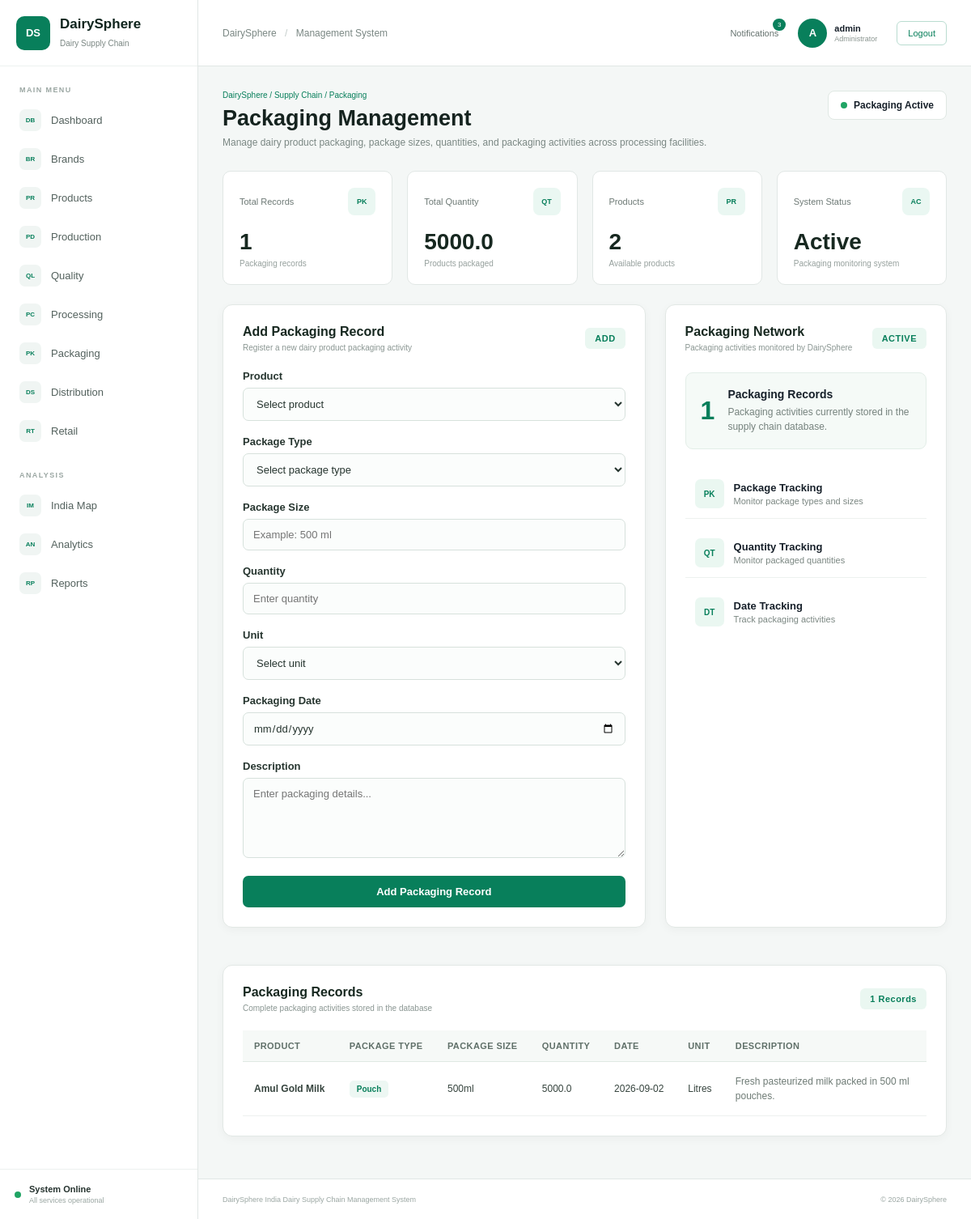
Page /packaging (signed in) on the committed database.
### tables this page shows
CREATE TABLE packaging (

            id INTEGER PRIMARY KEY AUTOINCREMENT,

            product_name TEXT NOT NULL,

            package_type TEXT NOT NULL,

            package_size TEXT NOT NULL,

            quantity REAL NOT NULL,

            packaging_date TEXT NOT NULL,

            packaging_unit TEXT,

            description TEXT,

            created_at TIMESTAMP DEFAULT CURRENT_TIMESTAMP

        );

### app.py (the view)
@app.route("/packaging")
def packaging():
    if "username" not in session:
        return redirect("/login")
    connection = get_db_connection()
    packaging_data = connection.execute(
        """
        SELECT *
        FROM packaging
        ORDER BY id DESC
        """
    ).fetchall()
    products_data = connection.execute(
        """
        SELECT id, name
        FROM products
        ORDER BY name
        """
    ).fetchall()
    total_records = connection.execute(
        """
        SELECT COUNT(*)
        FROM packaging
        """
    ).fetchone()[0]
    total_quantity = connection.execute(
        """
        SELECT COALESCE(SUM(quantity), 0)
        FROM packaging
        """
    ).fetchone()[0]
    connection.close()
    return render_template(
        "packaging.html",
        packaging=packaging_data,
        products=products_data,
        total_records=total_records,
        total_quantity=total_quantity,
        username=session["username"]
    )

### database.py (called while the page is built)
def get_db_connection():
    connection = sqlite3.connect(DATABASE)
    connection.row_factory = sqlite3.Row
    return connection

### templates/packaging.html (shortened to what this page needs)
{% extends "base.html" %}
{% block content %}
<div class="page-header">
    <div>
        <p class="breadcrumb">
            DairySphere / Supply Chain / Packaging
        </p>
        <h1>Packaging Management</h1>
        <p class="page-description">
            Manage dairy product packaging, package sizes, quantities,
            and packaging activities across processing facilities.
        </p>
    </div>
    <div class="page-status">
        <span class="status-dot"></span>
        Packaging Active
    </div>
</div>
<div class="stats-grid">
    <div class="stat-card">
        <div class="stat-header">
            <span>Total Records</span>
            <div class="stat-icon">PK</div>
        </div>
        <h2>{{ total_records }}</h2>
        <p>Packaging records</p>
    </div>
    <div class="stat-card">
        <div class="stat-header">
            <span>Total Quantity</span>
            <div class="stat-icon">QT</div>
        </div>
        <h2>{{ total_quantity }}</h2>
        <p>Products packaged</p>
    </div>
    <div class="stat-card">
        <div class="stat-header">
            <span>Products</span>
            <div class="stat-icon">PR</div>
        </div>
        <h2>{{ products|length }}</h2>
        <p>Available products</p>
    </div>
    <div class="stat-card">
        <div class="stat-header">
            <span>System Status</span>
            <div class="stat-icon">AC</div>
        </div>
        <h2>Active</h2>
        <p>Packaging monitoring system</p>
    </div>
</div>
<div class="brand-management-grid">
    <section class="panel brand-form-panel">
        <div class="panel-header">
            <div>
                <h2>Add Packaging Record</h2>
                <p>
                    Register a new dairy product packaging activity
                </p>
            </div>
            <div class="panel-code">
                ADD
            </div>
        </div>
        <form
            action="{{ url_for('add_packaging') }}"
            method="POST"
            class="brand-form"
        >
            <div class="form-group">
                <label for="product_name">
                    Product
                </label>
                <select
                    id="product_name"
                    name="product_name"
                    required
                >
                    <option value="">
                        Select product
                    </option>
                </select>
            </div>
            <div class="form-group">
                <label for="package_type">
                    Package Type
                </label>
                <select
                    id="package_type"
                    name="package_type"
                    required
                >
                    <option value="">
                        Select package type
                    </option>
                </select>
            </div>
            <div class="form-group">
                <label for="package_size">
                    Package Size
                </label>
                <input
                    type="text"
                    id="package_size"
                    name="package_size"
                    placeholder="Example: 500 ml"
                    required
                >
            </div>
            <div class="form-group">
                <label for="quantity">
                    Quantity
                </label>
                <input
                    type="number"
                    id="quantity"
                    name="quantity"
                    step="0.01"
                    min="0"
                    placeholder="Enter quantity"
                    required
                >
            </div>
            <div class="form-group">
                <label for="packaging_unit">
                    Unit
                </label>
                <select
                    id="packaging_unit"
                    name="packaging_unit"
                    required
                >
                    <option value="">
                        Select unit
                    </option>
                </select>
            </div>
            <div class="form-group">
                <label for="packaging_date">
                    Packaging Date
                </label>
                <input
                    type="date"
                    id="packaging_date"
                    name="packaging_date"
                    required
                >
            </div>
            <div class="form-group">
                <label for="description">
                    Description
                </label>
                <textarea
                    id="description"
                    name="description"
                    rows="5"
                    placeholder="Enter packaging details..."
                ></textarea>
            </div>
            <button
                type="submit"
                class="primary-button"
            >
                Add Packaging Record
            </button>
        </form>
    </section>
    <section class="panel brand-info-panel">
        <div class="panel-header">
            <div>
                <h2>Packaging Network</h2>
                <p>
                    Packaging activities monitored by DairySphere
                </p>
            </div>
            <div class="network-badge">
                ACTIVE
            </div>
        </div>
        <div class="network-summary">
            <div class="summary-number">
                {{ total_records }}
            </div>
            <div>
                <strong>Packaging Records</strong>
                <p>
                    Packaging activities currently
                    stored in the supply chain database.
                </p>
            </div>
        </div>
        <div class="network-features">
            <div class="feature-row">
                <div class="feature-icon">
                    PK
                </div>
                <div>
                    <strong>Package Tracking</strong>
                    <span>
                        Monitor package types and sizes
                    </span>
                </div>
            </div>
            <div class="feature-row">
                <div class="feature-icon">
                    QT
                </div>
                <div>
                    <strong>Quantity Tracking</strong>
                    <span>
                        Monitor packaged quantities
                    </span>
                </div>
            </div>
            <div class="feature-row">
                <div class="feature-icon">
                    DT
                </div>
                <div>
                    <strong>Date Tracking</strong>
                    <span>
                        Track packaging activities
                    </span>
                </div>
            </div>
        </div>
    </section>
</div>
<section class="panel registered-brands-panel">
    <div class="panel-header">
        <div>
            <h2>Packaging Records</h2>
            <p>
                Complete packaging activities stored in the database
            </p>
        </div>
        <div class="record-count">
            {{ packaging|length }} Records
        </div>
    </div>
    {% if packaging %}
    <div class="brand-table-wrapper">
        <table class="brand-table">
            <thead>
                <tr>
                    <th>Product</th>
                    <th>Package Type</th>
                    <th>Package Size</th>
                    <th>Quantity</th>
                    <th>Date</th>
                    <th>Unit</th>
                    <th>Description</th>
                </tr>
            </thead>
            <tbody>
                {% for item in packaging %}
                <tr>
                    <td>
                        <strong>
                            {{ item['product_name'] }}
                        </strong>
                    </td>
                    <td>
                        <span class="company-badge">
                            {{ item['package_type'] }}
                        </span>
                    </td>
                    <td>
                        {{ item['package_size'] }}
                    </td>
                    <td>
                        {{ item['quantity'] }}
                    </td>
                    <td>
                        {{ item['packaging_date'] }}
                    </td>
                    <td>
                        {{ item['packaging_unit'] or '-' }}
                    </td>
                    <td class="description-cell">
                        {% if item['description'] %}
                            {{ item['description'] }}
                        {% else %}
                            No description
                        {% endif %}
                    </td>
                </tr>
                {% endfor %}
            </tbody>
        </table>
    </div>
    {% endif %}
</section>
{% endblock %}

### rows in the picture
packaging: product_name "Amul Gold Milk", package_type "Pouch", package_size "500ml", quantity "5000.0", packaging_date "2026-09-02", packaging_unit "Litres", description "Fresh pasteurized milk packed in 500 ml pouches."

### other values in the picture
{{ username[0]|upper }} "A"
{{ username }} "admin"
{{ total_records }} "1"
{{ total_quantity }} "5000.0"
{{ products|length }} "2"
{{ packaging|length }} "1"
